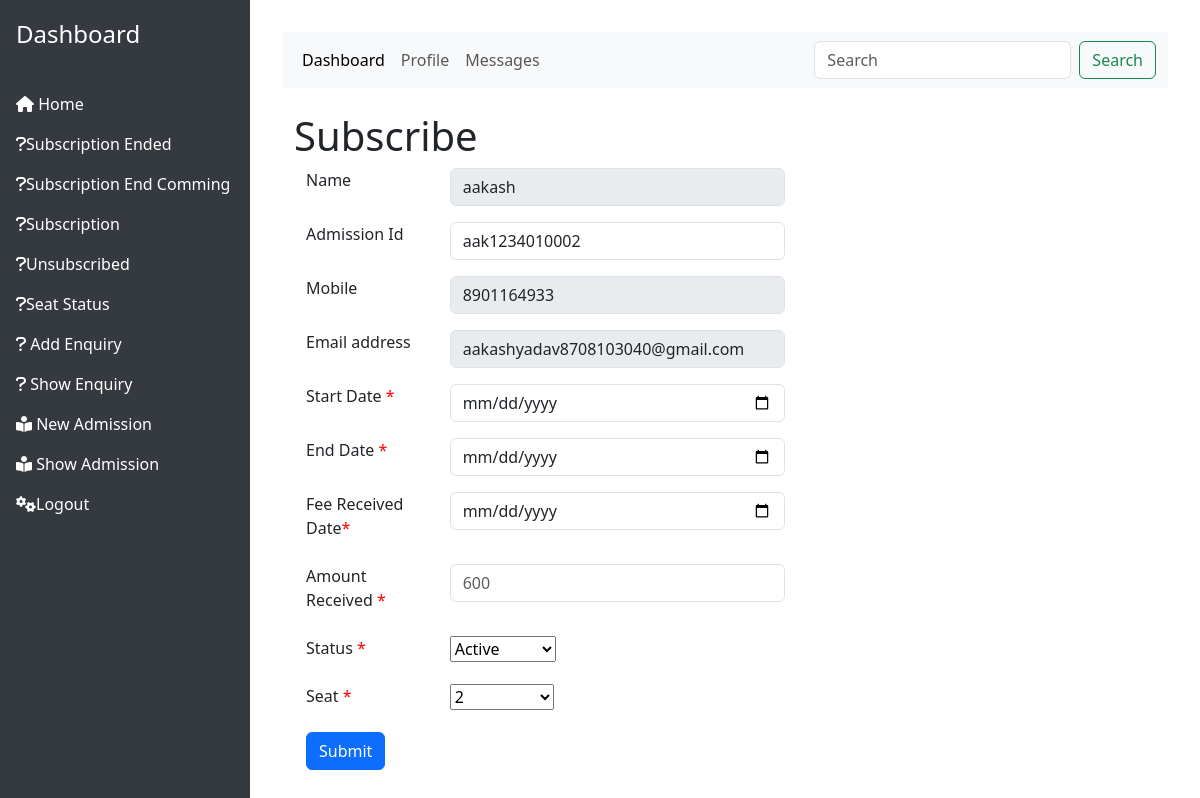
Screenshot of /subscribe.php?admission_id=aak1234010002 (signed in) with the database file from the repository.
### tables this page shows
CREATE TABLE `student` (
  `admission_id` varchar(100) DEFAULT NULL,
  `gsn` int(11) NOT NULL,
  `name` varchar(40) DEFAULT NULL,
  `mobile` varchar(13) DEFAULT NULL,
  `parentmobile` varchar(13) DEFAULT NULL,
  `email` varchar(40) DEFAULT NULL,
  `street` varchar(50) DEFAULT NULL,
  `city` varchar(40) DEFAULT NULL,
  `state` varchar(40) DEFAULT NULL,
  `pin` varchar(40) DEFAULT NULL,
  `aadhaar` varchar(15) DEFAULT NULL,
  `exam` varchar(30) DEFAULT NULL,
  `profile` varchar(40) DEFAULT NULL,
  `aadhaarfront` varchar(40) DEFAULT NULL,
  `aadhaarback` varchar(40) DEFAULT NULL
);

### dao.php (called while the page is built, shortened)
<?php
$servername = "localhost";
$username = "root";
$password = "";
$dbname = "erplib";
$conn = mysqli_connect($servername, $username, $password, $dbname);
function query($sql)
{
    global $conn;
    $result = mysqli_query($conn, $sql);
    return $result;
}
function fetch($result)
{
    return mysqli_fetch_assoc($result);
}
function fetchAll($result)
{
    $rows = array();
    while ($row = mysqli_fetch_assoc($result)) {
        $rows[] = $row;
    }
    return $rows;
}
function selectById($table, $pk_name, $pk_value)
{
    $aql = "select * from $table where $pk_name=$pk_value";
    $result = query($aql);
    return $rows = fetch($result);
}
function selectByCondition($table, $condition)
{
    global $conn;
    $sql = "select * from $table where $condition";
    $result = mysqli_query($conn, $sql);
    return $rows = fetchAll($result);
}
?>

### subscribe.php (the view, shortened to what this page needs)
<?php
if (isset($_SESSION['user'])) {
    ?>
    <?php require_once ("header.php"); ?>
    <?php require_once ("dao.php"); ?>
    <div class="container-fluid">
        <h1 class="mt-4">Subscribe</h1>
        <?php
        if (isset($_GET['admission_id'])) {
            $id = $_GET['admission_id'];
            $row = selectById("student", "admission_id", "'$id'");
            ?>
            <div class="container">
                <form action="subscribe_controller.php">
                    <div class="mb-3 row">
                        <div class="col-2">
                            <label for="name" class="form-label">Name </label>
                        </div>
                        <div class="col-5">
                            <input type="text" class="form-control" id="name" placeholder="Enter your name" name="name"
                                value="<?php echo $row['name']; ?>" disabled>
                        </div>
                    </div>
                    <div class="mb-3 row">
                        <div class="col-2">
                            <label for="name" class="form-label">Admission Id </label>
                        </div>
                        <div class="col-5">
                            <input type="text" class="form-control" id="name" placeholder="Enter your name" name="admission_id"
                                value="<?php echo $row['admission_id']; ?>" readonly>
                        </div>
                    </div>
                    <div class="mb-3 row">
                        <div class="col-2"><label for="mobile" class="form-label">Mobile </label>
                        </div>
                        <div class="col-5"><input type="text" class="form-control" id="mobile" placeholder="8901164933"
                                value="<?php echo $row['mobile']; ?>" name="mobile" disabled></div>
                    </div>
                    <div class="mb-3 row">
                        <div class="col-2"><label for="email" class="form-label">Email address </label></div>
                        <div class="col-5"><input type="email" class="form-control" id="email" placeholder="Enter your email"
                                value="<?php echo $row['email']; ?>" name="email" disabled>
                        </div>
                    </div>
                    <div class="mb-3 row">
                        <div class="col-2"><label for="startdate" class="form-label">Start Date <span
                                    class="required">*</span></label>
                        </div>
                        <div class="col-5"><input type="date" class="form-control" id="startdate" placeholder="Rewari"
                                name="startdate" required></div>
                    </div>
                    <div class="mb-3 row">
                        <div class="col-2"><label for="enddate" class="form-label">End Date <span
                                    class="required">*</span></label>
                        </div>
                        <div class="col-5"><input type="date" class="form-control" id="enddate" placeholder="Haryana"
                                name="enddate" required></div>
                    </div>
                    <div class="mb-3 row">
                        <div class="col-2"><label for="feereceiveddate" class="form-label">Fee Received Date<span
                                    class="required">*</span></label>
                        </div>
                        <div class="col-5"><input type="date" class="form-control" id="feereceiveddate" placeholder="Haryana"
                                name="feereceiveddate" required></div>
                    </div>
                    <div class="mb-3 row">
                        <div class="col-2"><label for="amount" class="form-label">Amount Received <span
                                    class="required">*</span></label>
                        </div>
                        <div class="col-5"><input type="text" class="form-control" id="amount" placeholder="600" name="amount"
                                required></div>
                    </div>
                    <div class="mb-3 row">
                        <div class="col-2"><label for="status" class="form-label">Status <span class="required">*</span></label>
                        </div>
                        <div class="col-5">
                            <select name="status" id="">
                                <option value="1">Active</option>
                            </select>
                        </div>
                    </div>
                    <div class="mb-3 row">
                        <div class="col-2"><label for="status" class="form-label">Seat <span class="required">*</span></label>
                        </div>
                        <div class="col-5">
                            <select name="seatid" id="">
                                <?php
                                $rows = selectByCondition("seats", "admission_id='null'");
                                for ($i = 0; $i < count($rows); $i++) {
                                    ?>
                                    <option value="<?php echo $rows[$i]['seatid']; ?>"><?php echo $rows[$i]['seatid']; ?></option>
                                    <?php
                                }
                                ?>
                            </select>
                        </div>
                    </div>
                    <button type="submit" class="btn btn-primary" name="subscribe">Submit</button>
                </form>
            </div>
            <?php
        }
        ?>
    </div>
    </div>
    <?php require_once ("footer.php"); ?>
<?php
} else {
    header('location:login.php?error=please login in first');
}
?>

### header.php (style rules this page uses)
.required { color: red; }

### rows the page displays
student: name "aakash", admission_id "aak1234010002", mobile "8901164933", email "aakashyadav8708103040@gmail.com"

### other values shown
form field seatid "2"
